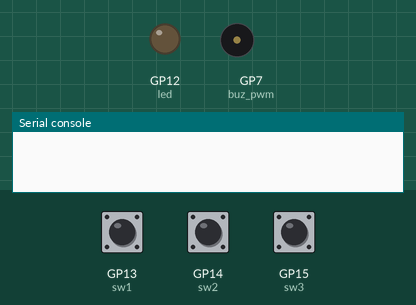
This program was run on a simulated Raspberry Pi Pico running MicroPython. On the bench: output pins drawn as LEDs (lit = HIGH), buzzer (waves = sounding), the last lines printed to the serial console. The inputs (shaded band) are chosen by the test bench; at power-on: GP14 (sw2) HIGH, GP15 (sw3) HIGH, GP13 (sw1) HIGH.

Above: at 1.2 s.
1.3 s: GP14 (sw2) pulled LOW for 0.15 s
At 1.5 s:
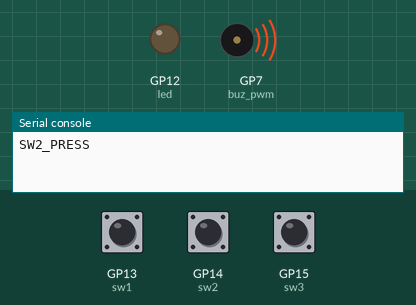
3.2 s: GP15 (sw3) pulled LOW for 0.15 s
At 4.5 s:
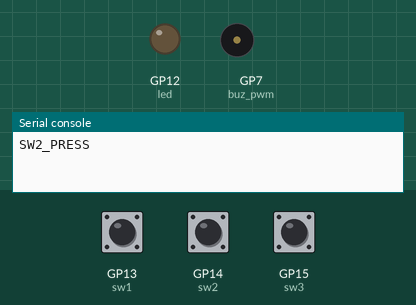
4.8 s: GP15 (sw3) pulled LOW for 3.2 s
At 5.4 s:
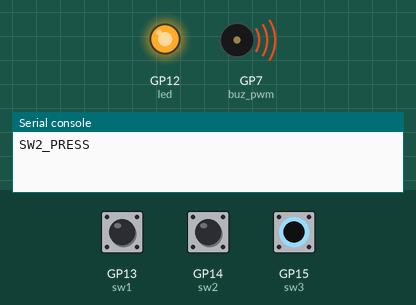
Timing chart, 0 to 5.2 s (numbered marks = the images above; inputs shaded):
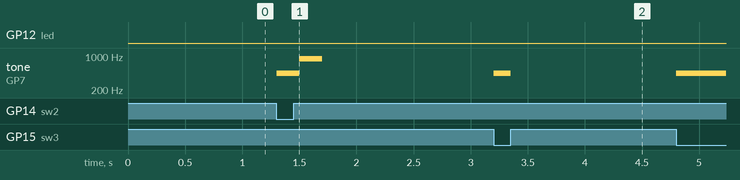

The program:

switch.py
```python
# UAMT_BOT demo - line follow
# Ludek Zalud, 26.6.2025
# HW version: UAMTbot 0.9
# Functions: press SW1 to light blue LED, press SW2 to beep twice, press SW3 to light blue LED and beep

from machine import Pin, PWM, I2C
import time

#switches
sw1 = Pin(13, mode=Pin.IN, pull=Pin.PULL_UP)
sw2 = Pin(14, mode=Pin.IN, pull=Pin.PULL_UP)
sw3 = Pin(15, mode=Pin.IN, pull=Pin.PULL_UP)

led = Pin(12, Pin.OUT) #blue LED

buz_pwm = PWM(Pin(7)) #buzzer

while(True):
    if(sw1.value() == 0): #switch 1 pressed, lit LED
        led.on()
    else:
        led.off()
    if(sw2.value() == 0): #switch 2 pressed, make 2 beeps
        print("SW2_PRESS")
        buz_pwm.duty_u16(10000)
        buz_pwm.freq(442)
        time.sleep_ms(200)
        buz_pwm.duty_u16(10000)
        buz_pwm.freq(884)
        time.sleep_ms(200)
        buz_pwm.duty_u16(0) #switch off PWM
        buz_pwm.freq(1000)
    if(sw3.value() == 0): #switch 3 pressed, make sound and light
        led.on()
        buz_pwm.duty_u16(10000)
        buz_pwm.freq(442)
    else:
        led.off()
        buz_pwm.duty_u16(0) #switch off PWM
        buz_pwm.freq(1000)
```

Measured:
- after the input at 1.3 s, tone on GP7 (buz_pwm): silent → 442 Hz at once, → 884 Hz 0.20 s later, → silent 0.20 s later
- after the input at 3.2 s, tone on GP7 (buz_pwm): silent → 442 Hz at once, → silent 0.15 s later
